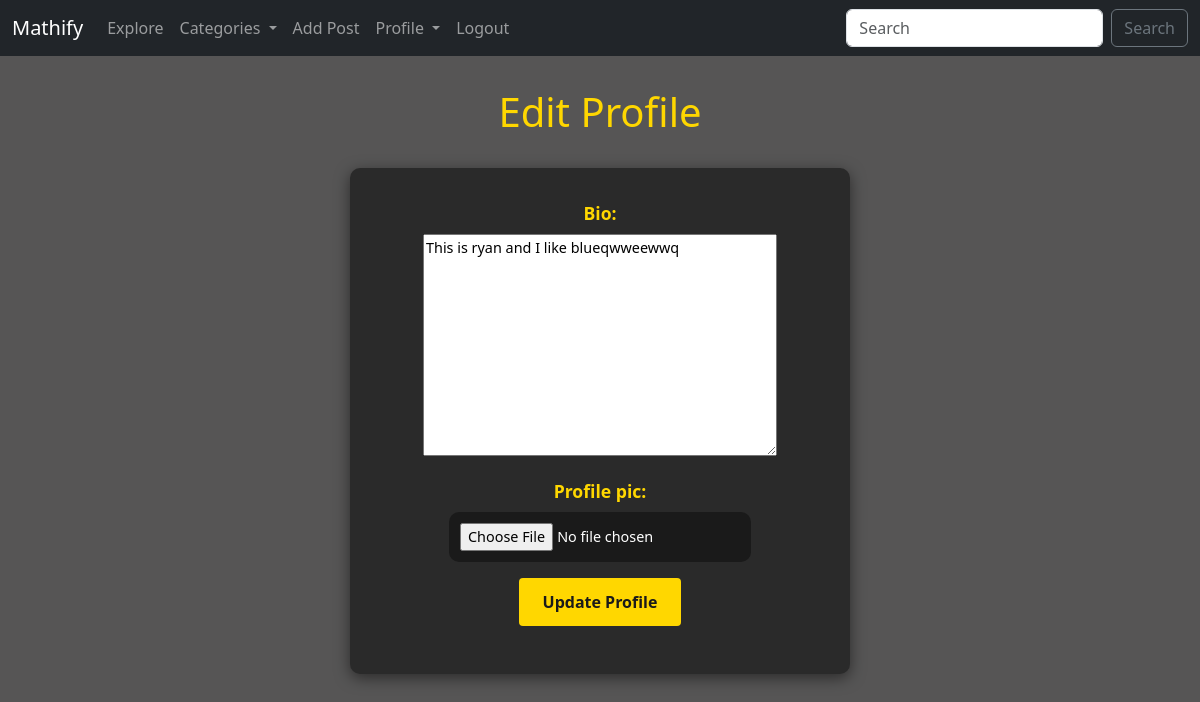
Before: /members/1/edit-profile-page/ (signed in) with the older database file.
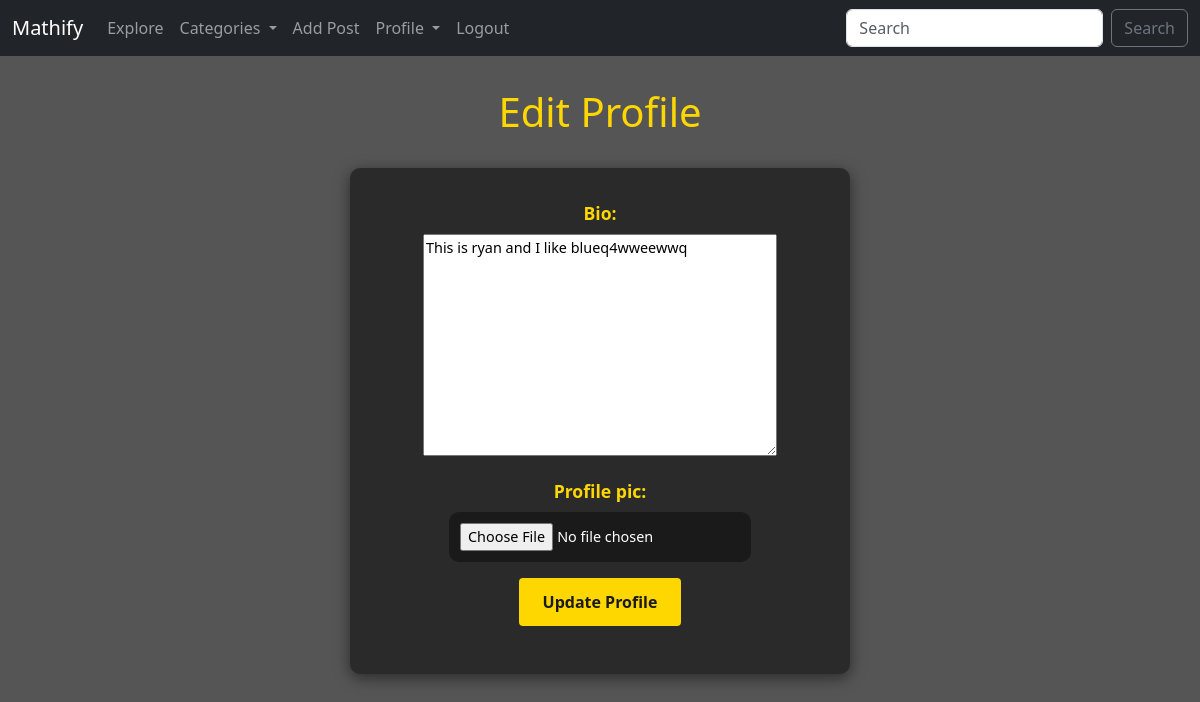
After: the same page with the newer database file.
### myApp/models.py (models this page shows, shortened)
class Profile(models.Model):
    user = models.OneToOneField(User, null=True, on_delete=models.CASCADE)
    bio = models.TextField()
    profile_pic = models.ImageField(null=True, blank=True, upload_to="images/profile/")

### members/views.py (the view)
# urls.py: path('<int:pk>/edit-profile-page/', EditProfilePageView.as_view(), name='edit_profile_page'),
class EditProfilePageView(generic.UpdateView):
    model = Profile
    template_name = 'registration/edit_profile_page.html'
    fields = ['bio', 'profile_pic']
    success_url = reverse_lazy('edit_profile')
    def get_context_data(self, **kwargs):
        context = super().get_context_data(**kwargs)
        context['cat_menu'] = Category.objects.all()
        return context

### myApp/models.py (called while the page is built)
    def __str__(self):
        return self.name

### members/templates/registration/edit_profile_page.html (shortened to what this page needs)
{% extends 'myApp/base.html' %}
{% load static %}
{% block content %}
    <link rel="stylesheet" href="{% static 'members/css/edit_profile_page.css' %}">
    {% if user.is_authenticated and user.id == profile.user.id %}
    <h1>Edit Profile</h1>
        <div class="edit-container">
            <div class="mb-3">
                <form method="POST" enctype="multipart/form-data">
                {{ form.as_p }}
                <button class="btn btn-secondary">Update Profile</button>
            </div>
        </div>
    {% else %}
        Error, user not logged in
    {% endif %}
{% endblock %}

Changed rows visible on the page:
changed Profile: bio "This is ryan and I like blueqwweewwq" → "This is ryan and I like blueq4wweewwq"
